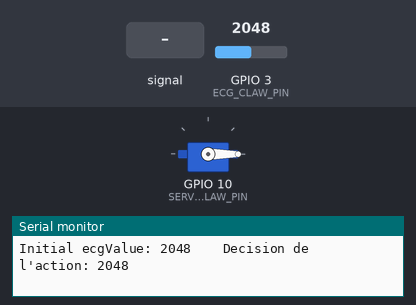
Bench run of a sketch on a simulated ESP32. Shown: servo, the last lines printed to the serial monitor. The test bench sets the inputs (shaded band); at power-on: GPIO 3 (ECG_CLAW_PIN) = 2048.

Above: at 2.2 s.
2.3 s: GPIO 3 (ECG_CLAW_PIN) fed a 200 Hz sine of ±1023 counts around its level
At 5.2 s:
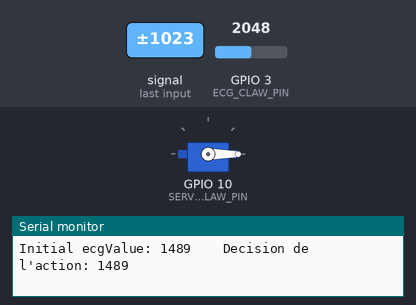
5.3 s: GPIO 3 (ECG_CLAW_PIN) set to 2866
At 5.9 s:
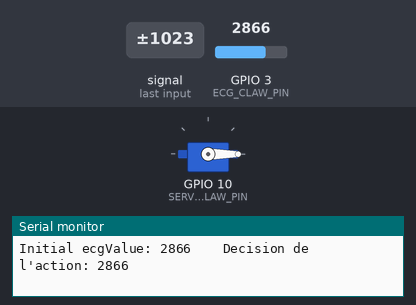
6.8 s: GPIO 3 (ECG_CLAW_PIN) set to 3056
At 8.0 s:
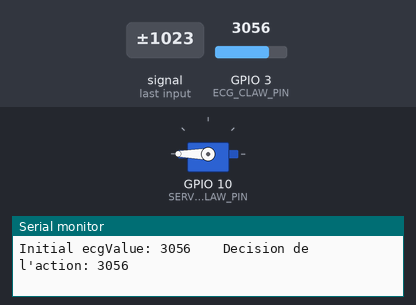
8.3 s: GPIO 3 (ECG_CLAW_PIN) set to 2960
At 8.6 s:
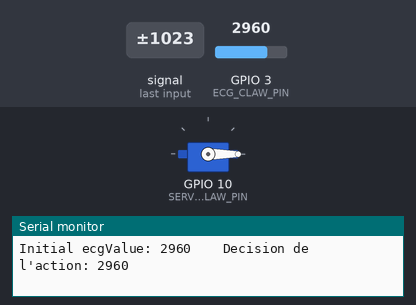
Timing chart, 0 to 10.8 s (numbered marks = the images above; inputs shaded):
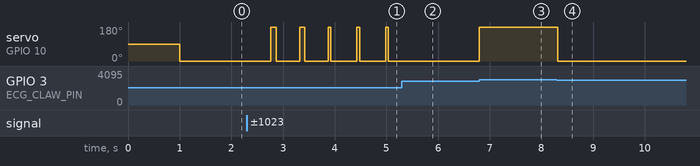

Measured:
- the behaviour switches between 3000 and 3001 on GPIO 3 (ECG_CLAW_PIN) (found by bisection; images 2 and 3)
- after the input at 2.3 s, servo on GPIO 10 (SERVO_CLAW_PIN): alternates 180° for 0.05 s and 0° for 0.48 s, starting after 0.47 s
- after the input at 5.3 s, servo on GPIO 10 (SERVO_CLAW_PIN): stops changing and stays 0°
- after the input at 6.8 s, servo on GPIO 10 (SERVO_CLAW_PIN): 0° → 180° at once
- after the input at 8.3 s, servo on GPIO 10 (SERVO_CLAW_PIN): 180° → 0° at once

The sketch:

CampsTI_Defi2.ino
```cpp
// SAMUEL_BÉRUBÉ


// Ajout des bibliothèques de code nécessaire
#include <Arduino.h>
#include <ESP32Servo.h>

// Déclaration des PINs utilisées (voir schéma électrique)
#define ECG_CLAW_PIN 3
#define SERVO_CLAW_PIN 10

Servo ClawServo;


void setup()
{
    // Initialise la communication USB avec l'ordinateur
    Serial.begin(115200);
    delay(1000);

    pinMode(ECG_CLAW_PIN, INPUT);

    ClawServo.attach(SERVO_CLAW_PIN);
    int ecg_cmd = 0;
}

void loop()
{
    int ecg_cmd = 0;
    // Variable de commande moteur


    // Lecture de la valeur du capteur
    int ecgValue = analogRead(ECG_CLAW_PIN);

    Serial.print("Initial ecgValue: " + String(ecgValue));

    // Décision de la pince ouverte ou fermee
    if (ecgValue > 3000)
    {
        ecg_cmd = 180;
    }
    else
    {
        ecg_cmd = 0;
    }

    Serial.println("    Decision de l'action: " + String(ecgValue));

    ClawServo.write(ecg_cmd);

    delay(50);
}

/*
Dans ce défi, tu n’as pas tout le code ! Cherche les zones encadrées par
–- À FAIRE –- et complète les instructions manquantes en t’aidant de ce que tu as appris au
Défi 1. L’objectif est d’utiliser les signaux électrique de tes propres muscles pour contrôler
la pince du robot!
*/
```
